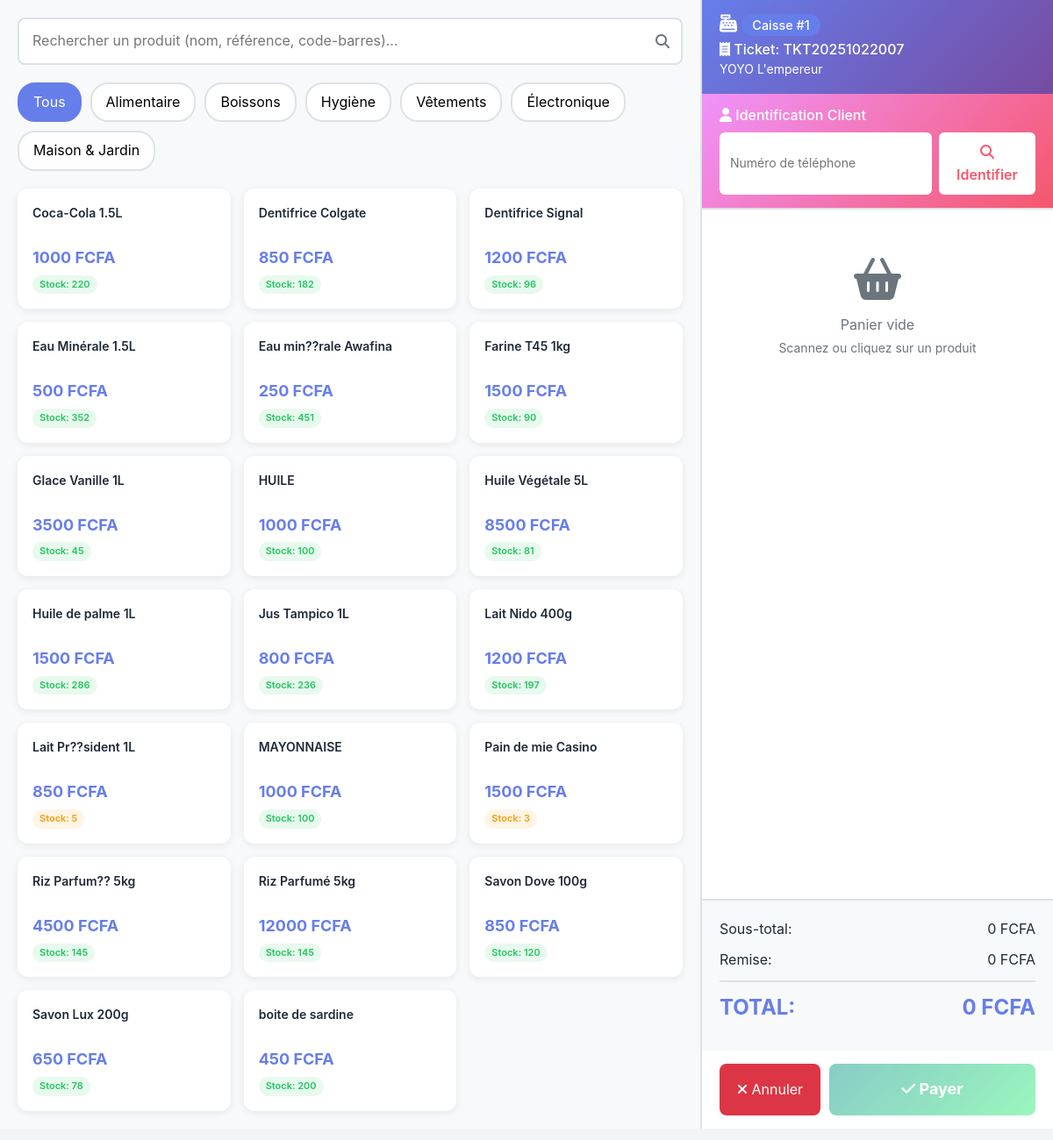
The app's page /pos/ (signed in) with its own data.
### CarrefourApp/models.py (models this page shows, shortened)
class Produit(models.Model):
    CATEGORIES = [
        ('ALIMENTAIRE', 'Alimentaire'),
        ('BOISSONS', 'Boissons'),
        ('HYGIENE', 'Hygiène'),
        ('VETEMENTS', 'Vêtements'),
        ('ELECTRONIQUE', 'Électronique'),
        ('MAISON', 'Maison & Jardin'),
    ]
    STATUTS = [
        ('EN_STOCK', 'En stock'),
        ('CRITIQUE', 'Stock critique'),
        ('RUPTURE', 'Rupture'),
    ]
    reference = models.CharField(max_length=20, unique=True, verbose_name="Référence")
    nom = models.CharField(max_length=200, verbose_name="Nom du produit")
    categorie = models.CharField(max_length=50, choices=CATEGORIES, verbose_name="Catégorie")
    prix_unitaire = models.DecimalField(max_digits=10, decimal_places=2, verbose_name="Prix de vente (FCFA)")
    prix_achat = models.DecimalField(max_digits=10, decimal_places=2, verbose_name="Prix d'achat (FCFA)")
    stock_actuel = models.IntegerField(default=0, verbose_name="Stock actuel")
    stock_critique = models.IntegerField(default=10, verbose_name="Seuil critique")
    seuil_reapprovisionnement = models.IntegerField(
        default=20,
        verbose_name="Seuil de réapprovisionnement",
        help_text="Quantité en dessous de laquelle il faut réapprovisionner"
    )
    stock_minimum = models.IntegerField(
        default=5,
        verbose_name="Stock minimum",
        help_text="Stock minimum à maintenir"
    )
    stock_maximum = models.IntegerField(
        default=1000,
        verbose_name="Stock maximum",
        help_text="Stock maximum autorisé"
    )
    fournisseur_principal = models.ForeignKey(
        'Fournisseur',
        on_delete=models.SET_NULL,
        null=True,
        blank=True,
        verbose_name="Fournisseur principal",
        related_name='produits'
    )
    fournisseur = models.CharField(max_length=200, blank=True, verbose_name="Fournisseur (ancien)")
    description = models.TextField(blank=True, default='', verbose_name="Description")
    image = models.ImageField(upload_to='produits/', blank=True, null=True)
    code_barre = models.CharField(max_length=50, blank=True, default='', verbose_name="Code-barres")
    statut = models.CharField(max_length=20, choices=STATUTS, default='EN_STOCK')
    est_actif = models.BooleanField(default=True, verbose_name="Produit actif")
    date_ajout = models.DateTimeField(auto_now_add=True)
    date_modification = models.DateTimeField(auto_now=True)
    class Meta:
        verbose_name = 'Produit'
        verbose_name_plural = 'Produits'

class SessionCaisse(models.Model):
    numero_caisse = models.PositiveIntegerField(
        default=1,
        verbose_name="Numéro de caisse",
        help_text="Numéro de la caisse physique (1-10)"
    )
    caissier = models.ForeignKey(
        Employe,
        on_delete=models.PROTECT,
        related_name='sessions_caisse',
        verbose_name="Caissier"
    )
    date_ouverture = models.DateTimeField(
        auto_now_add=True,
        verbose_name="Date et heure d'ouverture"
    )
    date_cloture = models.DateTimeField(
        null=True,
        blank=True,
        verbose_name="Date et heure de clôture"
    )
    fonds_ouverture = models.DecimalField(
        max_digits=10,
        decimal_places=2,
        verbose_name="Fonds d'ouverture (FCFA)"
    )
    fonds_cloture_theorique = models.DecimalField(
        max_digits=12,
        decimal_places=2,
        null=True,
        blank=True,
        verbose_name="Fonds théorique de clôture (FCFA)"
    )
    fonds_cloture_reel = models.DecimalField(
        max_digits=12,
        decimal_places=2,
        null=True,
        blank=True,
        verbose_name="Fonds réel de clôture (FCFA)"
    )
    ecart = models.DecimalField(
        max_digits=10,
        decimal_places=2,
        default=0,
        verbose_name="Écart (FCFA)"
    )
    est_cloturee = models.BooleanField(
        default=False,
        verbose_name="Session clôturée"
    )
    notes = models.TextField(
        blank=True,
        verbose_name="Notes"
    )
    class Meta:
        verbose_name = "Session de caisse"
        verbose_name_plural = "Sessions de caisse"
        ordering = ['-date_ouverture']

class Transaction(models.Model):
    STATUT_CHOICES = [
        ('EN_COURS', 'En cours'),
        ('VALIDEE', 'Validée'),
        ('ANNULEE', 'Annulée'),
        ('REMBOURSEE', 'Remboursée'),
    ]
    numero_ticket = models.CharField(
        max_length=50,
        unique=True,
        verbose_name="Numéro de ticket",
        blank=True
    )
    caissier = models.ForeignKey(
        Employe,
        on_delete=models.PROTECT,
        related_name='transactions',
        verbose_name="Caissier",
        limit_choices_to={'role': 'CAISSIER'}
    )
    client = models.ForeignKey(
        'Client',
        on_delete=models.SET_NULL,
        null=True,
        blank=True,
        related_name='transactions',
        verbose_name="Client (fidélité)"
    )
    date_transaction = models.DateTimeField(
        auto_now_add=True,
        verbose_name="Date et heure"
    )
    montant_total = models.DecimalField(
        max_digits=12,
        decimal_places=2,
        default=0,
        verbose_name="Montant total (FCFA)"
    )
    montant_remise = models.DecimalField(
        max_digits=10,
        decimal_places=2,
        default=0,
        verbose_name="Remise appliquée (FCFA)"
    )
    montant_final = models.DecimalField(
        max_digits=12,
        decimal_places=2,
        default=0,
        verbose_name="Montant final (FCFA)"
    )
    statut = models.CharField(
        max_length=20,
        choices=STATUT_CHOICES,
        default='EN_COURS',
        verbose_name="Statut"
    )
    notes = models.TextField(
        blank=True,
        verbose_name="Notes"
    )
    date_modification = models.DateTimeField(auto_now=True)
    class Meta:
        verbose_name = "Transaction"
        verbose_name_plural = "Transactions"
        ordering = ['-date_transaction']

class Employe(AbstractUser):
    ROLES = [
        ('DG', 'Directeur Général'),
        ('DAF', 'Directeur Administratif et Financier'),
        ('RH', 'Responsable RH'),
        ('STOCK', 'Gestionnaire Stock'),
        ('CAISSIER', 'Caissier'),
        ('MARKETING', 'Marketing'),
        ('ANALYSTE', 'Analyste'),
    ]
    DEPARTEMENTS = [
        ('DIRECTION', 'Direction Générale'),
        ('FINANCE', 'Finance'),
        ('RH', 'Ressources Humaines'),
        ('LOGISTIQUE', 'Logistique'),
        ('VENTES', 'Ventes'),
        ('MARKETING', 'Marketing'),
        ('ALIMENTAIRE', 'Alimentaire'),
        ('HYGIENE', 'Hygiène'),
    ]
    employee_id = models.CharField(max_length=20, unique=True, blank=True)
    role = models.CharField(max_length=20, choices=ROLES, default='CAISSIER')
    departement = models.CharField(max_length=50, choices=DEPARTEMENTS, default='VENTES')
    telephone = models.CharField(max_length=20, blank=True)
    photo = models.ImageField(upload_to='employees/', blank=True, null=True)
    date_embauche = models.DateField(default=timezone.now)
    est_actif = models.BooleanField(default=True)
    est_compte_systeme = models.BooleanField(default=False, help_text="Compte système protégé (DG, DAF, RH) - Ne peut pas être supprimé")
    acces_stocks = models.BooleanField(default=False)
    acces_caisse = models.BooleanField(default=False)
    acces_fidelisation = models.BooleanField(default=False)
    acces_rapports = models.BooleanField(default=False)
    heure_debut_travail = models.TimeField(default='08:00', help_text="Heure de début de travail")
    heure_fin_travail = models.TimeField(default='17:00', help_text="Heure de fin de travail")
    duree_pause = models.IntegerField(default=90, help_text="Durée de la pause en minutes (par défaut 1h30)")
    derniere_connexion_custom = models.DateTimeField(null=True, blank=True)
    class Meta:
        verbose_name = 'Employé'
        verbose_name_plural = 'Employés'

### CarrefourApp/views.py (the view)
# urls.py: path('pos/', views.pos_interface, name='pos_interface'),
@login_required
def pos_interface(request):
    session_ouverte = SessionCaisse.objects.filter(
        caissier=request.user,
        est_cloturee=False
    ).first()
    if not session_ouverte:
        messages.warning(request, "Vous devez ouvrir une session de caisse avant de commencer.")
        return redirect('pos_ouvrir_session')
    transaction_en_cours = Transaction.objects.filter(
        caissier=request.user,
        statut='EN_COURS'
    ).first()
    produits = Produit.objects.filter(
        est_actif=True,
        stock_actuel__gt=0
    ).order_by('nom')
    types_paiement = TypePaiement.objects.filter(est_actif=True)
    categories = Produit.CATEGORIES
    context = {
        'session': session_ouverte,
        'transaction': transaction_en_cours,
        'produits': produits,
        'types_paiement': types_paiement,
        'categories': categories,
    }
    return render(request, 'caisse/pos_interface.html', context)

### templates/caisse/pos_interface.html (shortened to what this page needs)
{% extends 'base.html' %}
{% load static %}
{% block content %}
<div class="pos-container">
    <div class="pos-products">
        <div class="search-box">
            <input type="text" id="searchProduct" placeholder="Rechercher un produit (nom, référence, code-barres)..." autofocus>
            <i class="fas fa-search"></i>
        </div>
        <div class="category-filters">
            <button class="category-btn active" data-category="all">Tous</button>
            {% for code, label in categories %}
            <button class="category-btn" data-category="{{ code }}">{{ label }}</button>
            {% endfor %}
        </div>
        <div class="product-grid" id="productGrid">
            {% for produit in produits %}
            <div class="product-card"
                 data-category="{{ produit.categorie }}"
                 data-id="{{ produit.id }}"
                 data-name="{{ produit.nom }}"
                 data-price="{{ produit.prix_unitaire }}"
                 data-stock="{{ produit.stock_actuel }}">
                <div class="product-name">{{ produit.nom }}</div>
                <div class="product-price">{{ produit.prix_unitaire|floatformat:0 }} FCFA</div>
                <div class="product-stock">
                    {% if produit.stock_actuel > 20 %}
                        <span class="badge-stock badge-success">Stock: {{ produit.stock_actuel }}</span>
                    {% elif produit.stock_actuel > 0 %}
                        <span class="badge-stock badge-warning">Stock: {{ produit.stock_actuel }}</span>
                    {% else %}
                        <span class="badge-stock badge-danger">Rupture</span>
                    {% endif %}
                </div>
            </div>
            {% endfor %}
        </div>
    </div>
    <div class="pos-cart">
        <div class="pos-header">
            <h5 class="mb-0">
                <i class="fas fa-cash-register"></i> <span style="background: #667eea; color: white; padding: 0.25rem 0.75rem; border-radius: 20px; font-size: 0.9rem;">Caisse #{{ session.numero_caisse }}</span>
            </h5>
            <h6 class="mb-0 mt-2">
                <i class="fas fa-receipt"></i> Ticket: <span id="ticketNumber">{{ transaction.numero_ticket|default:"Nouvelle vente" }}</span>
            </h6>
            <small>{{ session.caissier.get_full_name }}</small>
        </div>
        <div class="client-section">
            <h6 class="mb-0"><i class="fas fa-user"></i> Identification Client</h6>
            <div id="clientSearchForm">
                <div class="client-input-group">
                    <input type="tel" id="clientPhone" placeholder="Numéro de téléphone" maxlength="15">
                    <button type="button" onclick="identifyClient()">
                        <i class="fas fa-search"></i> Identifier
                    </button>
                </div>
            </div>
        </div>
        <div class="cart-items" id="cartItems">
            <div class="empty-cart">
                <i class="fas fa-shopping-basket fa-3x mb-3"></i>
                <p>Panier vide<br><small>Scannez ou cliquez sur un produit</small></p>
            </div>
        </div>
        <div class="cart-summary">
            <div class="summary-row">
                <span>Sous-total:</span>
                <span id="subtotal">0 FCFA</span>
            </div>
            <div class="summary-row">
                <span>Remise:</span>
                <span id="discount">0 FCFA</span>
            </div>
            <div class="summary-row total">
                <span>TOTAL:</span>
                <span id="total">0 FCFA</span>
            </div>
        </div>
        <div class="pos-actions">
            <button class="btn-cancel" onclick="cancelTransaction()">
                <i class="fas fa-times"></i> Annuler
            </button>
            <button class="btn-checkout" id="btnCheckout" onclick="showPaymentModal()" disabled>
                <i class="fas fa-check"></i> Payer
            </button>
        </div>
    </div>
</div>
{% endblock %}

### records on screen
Produit: nom "Coca-Cola 1.5L", prix_unitaire "1000", stock_actuel "220"
Produit: nom "Dentifrice Colgate", prix_unitaire "850", stock_actuel "182"
Produit: nom "Dentifrice Signal", prix_unitaire "1200", stock_actuel "96"
Produit: nom "Eau Minérale 1.5L", prix_unitaire "500", stock_actuel "352"
Produit: nom "Eau min??rale Awafina", prix_unitaire "250", stock_actuel "451"
Produit: nom "Farine T45 1kg", prix_unitaire "1500", stock_actuel "90"
Produit: nom "Glace Vanille 1L", prix_unitaire "3500", stock_actuel "45"
Produit: nom "HUILE", prix_unitaire "1000", stock_actuel "100"
Produit: nom "Huile Végétale 5L", prix_unitaire "8500", stock_actuel "81"
Produit: nom "Huile de palme 1L", prix_unitaire "1500", stock_actuel "286"
Produit: nom "Jus Tampico 1L", prix_unitaire "800", stock_actuel "236"
Produit: nom "Lait Nido 400g", prix_unitaire "1200", stock_actuel "197"
Produit: nom "Lait Pr??sident 1L", prix_unitaire "850", stock_actuel "5"
Produit: nom "MAYONNAISE", prix_unitaire "1000", stock_actuel "100"
Produit: nom "Pain de mie Casino", prix_unitaire "1500", stock_actuel "3"
Produit: nom "Riz Parfum?? 5kg", prix_unitaire "4500", stock_actuel "145"
Produit: nom "Riz Parfumé 5kg", prix_unitaire "12000", stock_actuel "145"
Produit: nom "Savon Dove 100g", prix_unitaire "850", stock_actuel "120"
Produit: nom "Savon Lux 200g", prix_unitaire "650", stock_actuel "78"
Produit: nom "boite de sardine", prix_unitaire "450", stock_actuel "200"
SessionCaisse: numero_caisse "1", caissier.get_full_name "YOYO L'empereur"

### other values on screen
{{ label }} "Alimentaire" "Boissons" "Hygiène" "Vêtements" "Électronique" "Maison & Jardin"
